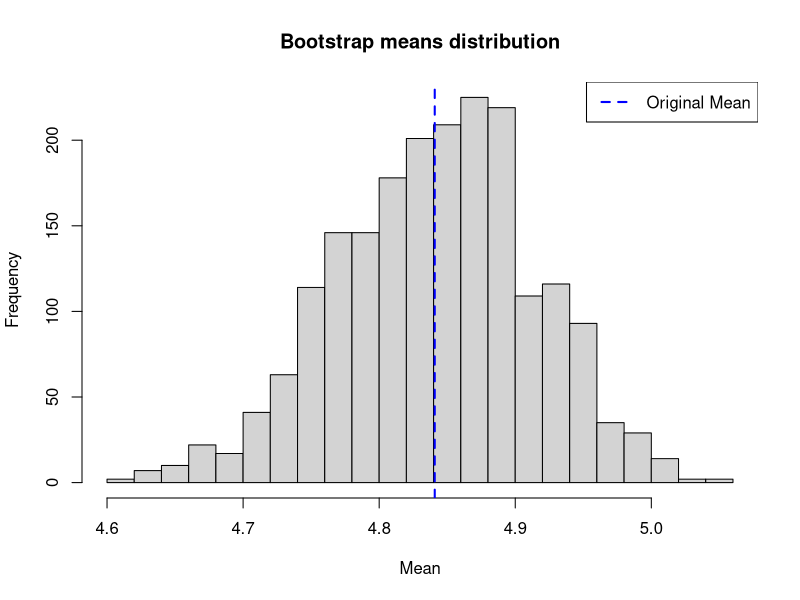
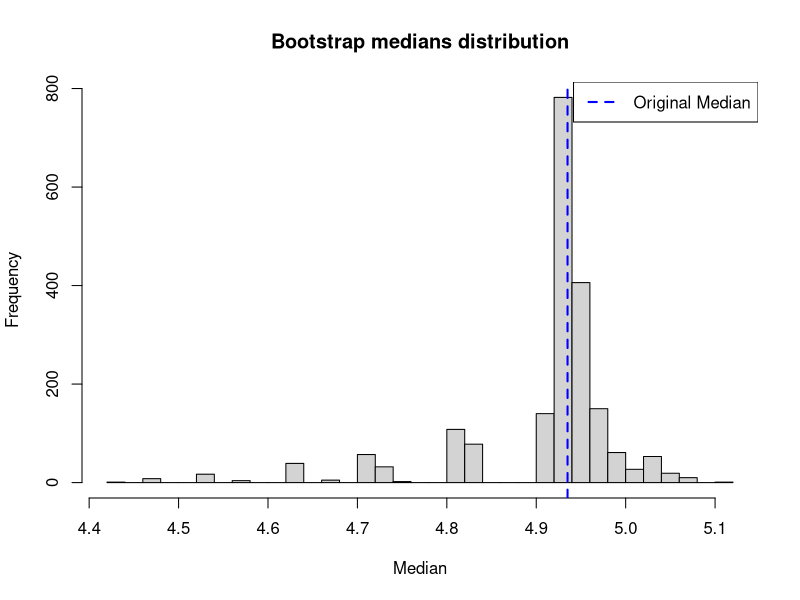
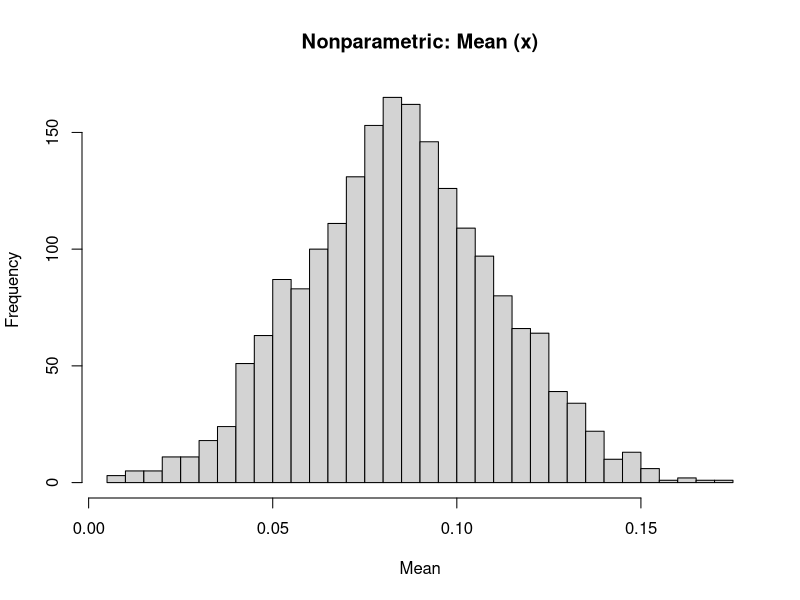
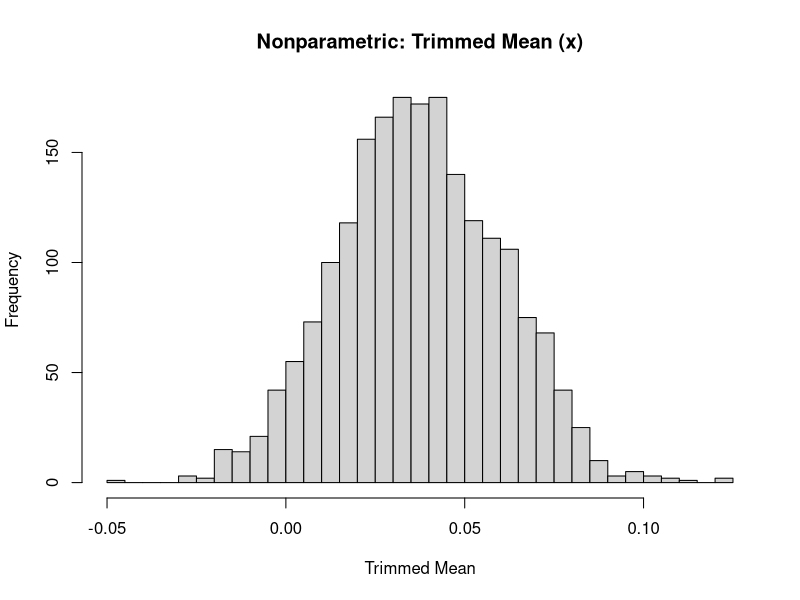
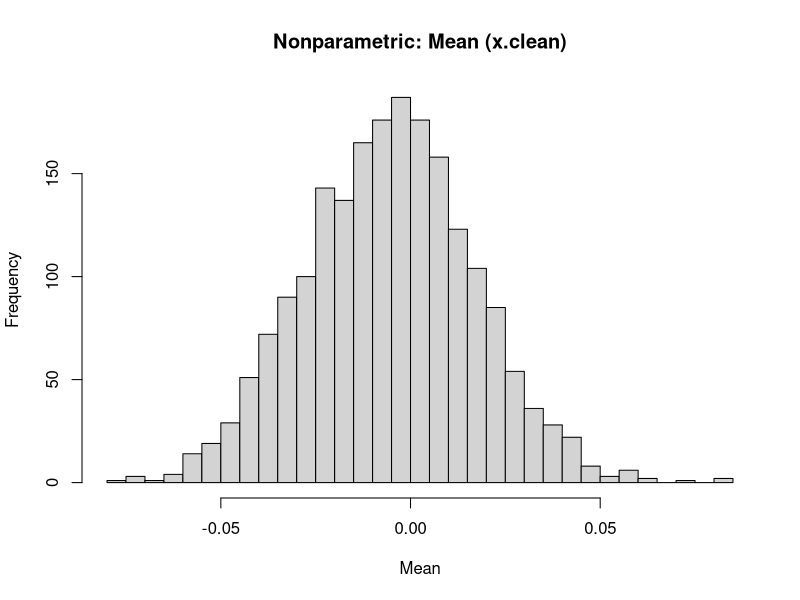
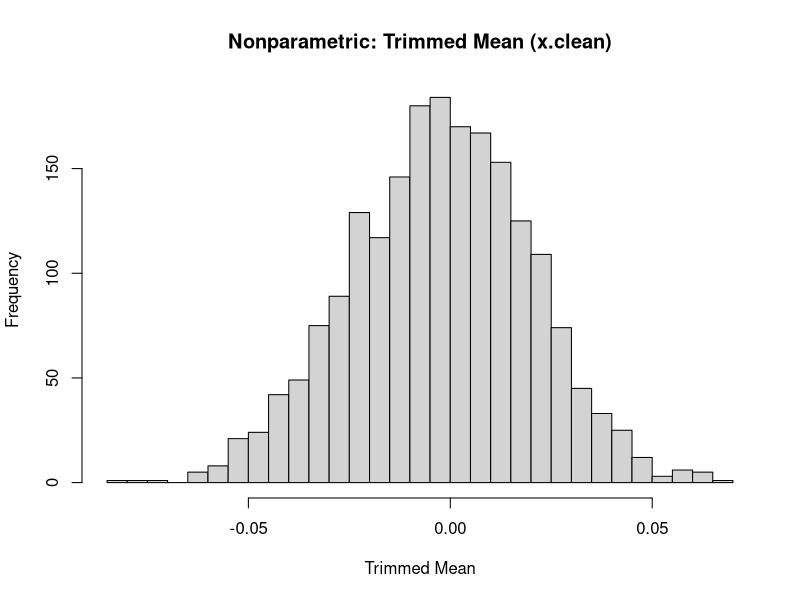
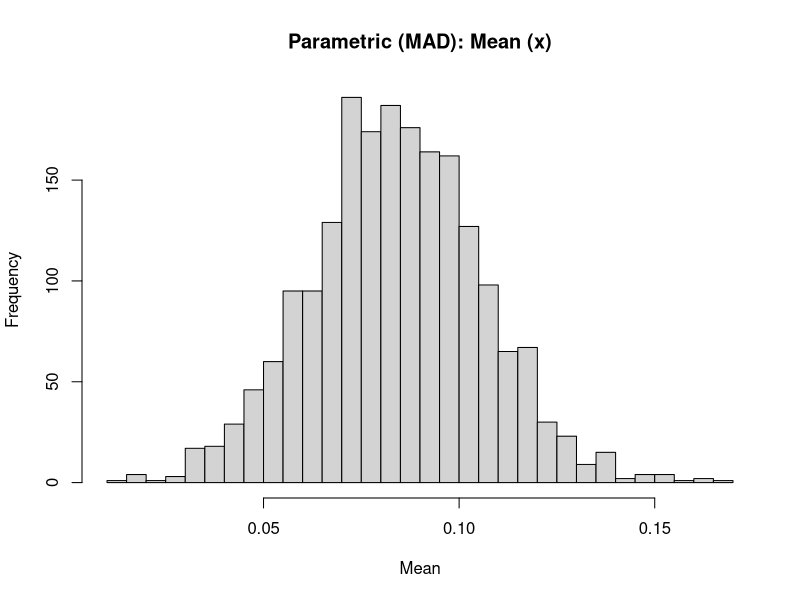
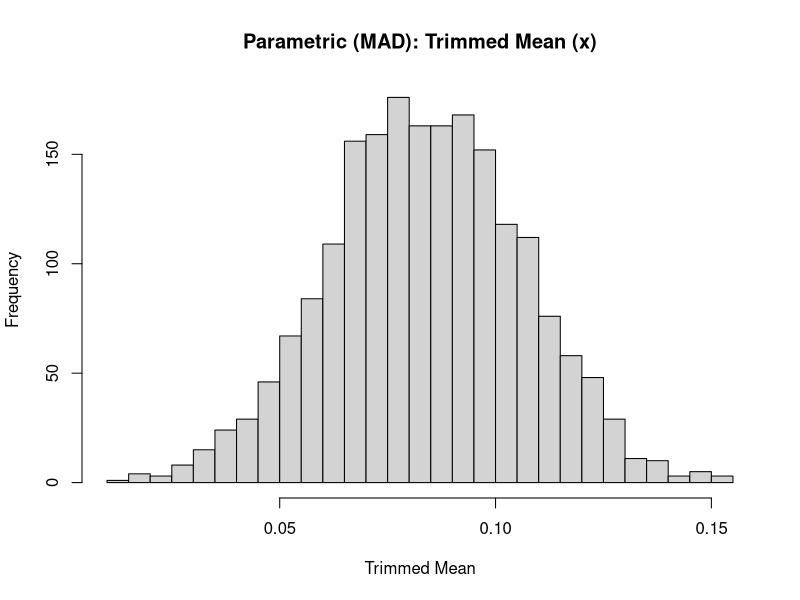

Reproduce these figures in R, in order.
## ---- chunk 1

set.seed(1234)

sample_data <- c(4.94, 5.06, 4.53, 5.07, 4.99, 5.16, 4.38, 4.43, 4.93, 4.72, 4.92, 4.96)

## Number of possible bootstrap samples is n^n

n <- length(sample_data)
possible_bootstraps <- n^n

cat("The number of possible bootstraps (n = 12) :", possible_bootstraps)

## ---- chunk 2

actual_mean <- mean(sample_data)
actual_median <- median(sample_data)

cat("Actual mean of original sample :", actual_mean, "\n")
cat("Actual median of original sample :", actual_median)
## ---- chunk 3

bootstrap_means <- replicate(2000, mean(sample(sample_data, n, replace = TRUE)))

bm_20 <- mean(bootstrap_means[1:20])
bm_200 <- mean(bootstrap_means[1:200])
bm_2000 <- mean(bootstrap_means)

cat("Mean on first 20 bootstrap means :", bm_20, "\n")
cat("Mean of first 200 bootstrap means :", bm_200, "\n")
cat("Mean based on all 2000 bootstrap means :", bm_2000)

hist(bootstrap_means, breaks = 30, main = "Bootstrap means distribution", xlab = "Mean")
abline(v = actual_mean, col = "blue", lwd = 2, lty = 2)
legend("topright", legend = c("Original Mean"), col = "blue", lty = 2, lwd = 2)



## ---- chunk 4

quant_20 <- quantile(bootstrap_means[1:20], probs = c(0.025, 0.975))
quant_200 <- quantile(bootstrap_means[1:200], probs = c(0.025, 0.975))
quant_2000 <- quantile(bootstrap_means, probs = c(0.025, 0.975))

cat("First 20 means :", quant_20, "\n")
cat("First 20 means :", quant_200, "\n")
cat("First 20 means :", quant_2000, "\n")

## True confidence interval of the mean using t.test

t_test <- t.test(sample_data)$conf.int
cat("True confidence interval of the mean :", t_test)

## ---- chunk 5

## Calculating the bootstrap median for 2000 samples
bootstrap_medians <- replicate(2000, median(sample(sample_data, n, replace = TRUE)))

## Taking the means of the bootstrap medians
median_20 <- mean(bootstrap_medians[1:20])
median_200 <- mean(bootstrap_medians[1:200])
median_2000 <- mean(bootstrap_medians)

cat("Mean of first 20 bootstrap medians:", median_20, "\n")
cat("Mean of first 200 bootstrap medians:", median_200, "\n")
cat("Mean based on all 2000 bootstrap medians:", median_2000, "\n")

hist(bootstrap_medians, breaks = 30, main = "Bootstrap medians distribution", xlab = "Median")
abline(v = actual_median, col = "blue", lwd = 2, lty = 2)
legend("topright", legend = c("Original Median"), col = "blue", lty = 2, lwd = 2)


## ---- chunk 6

quant_20_median <- quantile(bootstrap_medians[1:20], probs = c(0.025, 0.975))
quant_200_median <- quantile(bootstrap_medians[1:200], probs = c(0.025, 0.975))
quant_2000_median <- quantile(bootstrap_medians, probs = c(0.025, 0.975))

cat("Quantiles for first 20 bootstrap medians:", quant_20_median, "\n")
cat("Quantiles for first 200 bootstrap medians:", quant_200_median, "\n")
cat("Quantiles for all 2000 bootstrap medians:", quant_2000_median, "\n")


## ---- chunk 7

set.seed(1234)
x.clean <- rnorm(1960) 
x.cont <- runif(40, 4, 5)
x <- c(x.clean, x.cont) 


set.seed(1234)

mean_x <- mean(x)
median_x <- median(x)
trimmed_mean_x <- mean(x, trim = 0.05)

mean_cleanx <- mean(x.clean)
median_cleanx <- median(x.clean)
trimmed_mean_cleanx <- mean(x.clean, trim = 0.05)

cat("Mean (x): ", mean_x,
    "\nMedian (x): ", median_x,
    "\nTrimmed Mean (x):", trimmed_mean_x, "\n \n")
cat("Mean (clean_x): ", mean_cleanx,
    "\nMedian (clean_x): ", median_cleanx,
    "\nTrimmed Mean (clean_x):", trimmed_mean_cleanx, "\n \n")

## ---- chunk 8
## Function to print the results without the data
print_bootstrap_results <- function(bootstrap_list) {
  lapply(bootstrap_list, function(entry) {
    list(
      standard_error = entry$standard_error,
      CI = entry$CI
    )
  })
}

## ---- chunk 9

## Non-Parametric bootstrap
non_parametric_bootstrap <- function(x, func) {
  l <- replicate(2000, func(sample(x, length(x), replace = TRUE)))
  s_err <- sd(l)
  ci_95 <- quantile(l, probs = c(0.025, 0.975))
  list(standard_error = s_err, CI = ci_95, samples = l)
}

bootstrap_x <- list(mean = non_parametric_bootstrap(x, mean), 
                    median = non_parametric_bootstrap(x, median), 
                    trimmed_mean = non_parametric_bootstrap(x, function(x) mean(x, trim = 0.05)))


bootstrap_cleanx <- list(mean = non_parametric_bootstrap(x.clean, mean), 
                         median = non_parametric_bootstrap(x.clean, median), 
                         trimmed_mean = non_parametric_bootstrap(x.clean, function(x) mean(x, trim = 0.05)))

print("___Non-parametric Bootstrap___ ")
cat("\n___x : \n")
print(print_bootstrap_results(bootstrap_x))
cat("\n___x.clean : \n")
print(print_bootstrap_results(bootstrap_cleanx))
## ---- chunk 10

## Function to print result without samples
print_parametric_results <- function(bootstrap_list) {
  lapply(bootstrap_list, function(entry) {
    list(
      bias = entry$bias,
      standard_error = entry$standard_error,
      CI = entry$CI,
      bias_corrected_estimate = entry$bias_corrected_estimate
    )
  })
}

## ---- chunk 11
## Parametric bootstrap
parametric_bootstrap <- function(x, mean_f, scale_f, func) {
  mu <- mean_f(x)
  sigma <- scale_f(x) 
  l <- replicate(2000, {
    samples <- rnorm(length(x), mean = mu, sd = sigma) 
    func(samples) 
  })
  
  bias <- mean(l) - func(x)
  s_err <- sd(l)
  CI <- quantile(l, probs = c(0.025, 0.975))
  bias_corrected_estimate <- func(x) - bias
  list(bias = bias, standard_error = s_err, 
       CI = CI, 
       bias_corrected_estimate = bias_corrected_estimate, 
       samples = l)
}



p_b_x <- list(
  mean = parametric_bootstrap(x, mean, mad, mean),
  trimmed_mean = parametric_bootstrap(x, mean, mad, 
                                      function(x) mean(x, trim = 0.05))
)

p_b_cleanx <- list(
  mean = parametric_bootstrap(x.clean, mean, mad, mean),
  trimmed_mean = parametric_bootstrap(x.clean, mean, sd, 
                                      function(x) mean(x, trim = 0.05))
)


print("___Parametric Bootstrap___ ")
cat("\n___x : \n")
print(print_parametric_results(p_b_x))
cat("\n___x.clean : \n")
print(print_parametric_results(p_b_cleanx))


results <- data.frame(
  Statistic = c(
    "Nonparam_SE_x", "Nonparam_CI_x_lower", "Nonparam_CI_x_upper", 
    "Param_Bias_x_mad", "Param_SE_x_mad", "Param_CI_x_mad_lower", "Param_CI_x_mad_upper",
    "Nonparam_SE_cleanx", "Nonparam_CI_cleanx_lower", "Nonparam_CI_cleanx_upper", 
    "Param_Bias_cleanx_mad", "Param_SE_cleanx_mad", "Param_CI_cleanx_mad_lower", "Param_CI_cleanx_mad_upper"
  ),
  
  Mean = c(
    bootstrap_x$mean$standard_error, bootstrap_x$mean$CI[1], bootstrap_x$mean$CI[2], 
    p_b_x$mean$bias, p_b_x$mean$standard_error, p_b_x$mean$CI[1], p_b_x$mean$CI[2],
    bootstrap_cleanx$mean$standard_error, bootstrap_cleanx$mean$CI[1], bootstrap_cleanx$mean$CI[2], 
    p_b_cleanx$mean$bias, p_b_cleanx$mean$standard_error, p_b_cleanx$mean$CI[1], p_b_cleanx$mean$CI[2]
  ),
  
  
  Trimmed_Mean = c(
    bootstrap_x$trimmed_mean$standard_error, bootstrap_x$trimmed_mean$CI[1], bootstrap_x$trimmed_mean$CI[2], 
    p_b_x$trimmed_mean$bias, p_b_x$trimmed_mean$standard_error, p_b_x$trimmed_mean$CI[1], p_b_x$trimmed_mean$CI[2],
    bootstrap_cleanx$trimmed_mean$standard_error, bootstrap_cleanx$trimmed_mean$CI[1], bootstrap_cleanx$trimmed_mean$CI[2], 
    p_b_cleanx$trimmed_mean$bias, p_b_cleanx$trimmed_mean$standard_error, p_b_cleanx$trimmed_mean$CI[1], p_b_cleanx$trimmed_mean$CI[2]
  )
)

print(results)





## ---- chunk 12
## Nonparametric histograms 

## Dataset x
hist(bootstrap_x$mean$samples, breaks = 30, 
     main = "Nonparametric: Mean (x)", xlab = "Mean")
hist(bootstrap_x$trimmed_mean$samples, breaks = 30, 
     main = "Nonparametric: Trimmed Mean (x)", xlab = "Trimmed Mean")

## Dataset x.clean
hist(bootstrap_cleanx$mean$samples, breaks = 30, 
     main = "Nonparametric: Mean (x.clean)", xlab = "Mean")
hist(bootstrap_cleanx$trimmed_mean$samples, breaks = 30, 
     main = "Nonparametric: Trimmed Mean (x.clean)", xlab = "Trimmed Mean")

## ---- chunk 13
## Parametric histograms

## Dataset x
hist(p_b_x$mean$samples, breaks = 30, 
     main = "Parametric (MAD): Mean (x)", xlab = "Mean")
hist(p_b_x$trimmed_mean$samples, breaks = 30, 
     main = "Parametric (MAD): Trimmed Mean (x)", xlab = "Trimmed Mean")

## Dataset x.clean
hist(p_b_cleanx$mean$samples, breaks = 30, 
     main = "Parametric (MAD): Mean (x.clean)", xlab = "Mean")
hist(p_b_cleanx$trimmed_mean$samples, breaks = 30, 
     main = "Parametric (MAD): Trimmed Mean (x.clean)", xlab = "Trimmed Mean")

